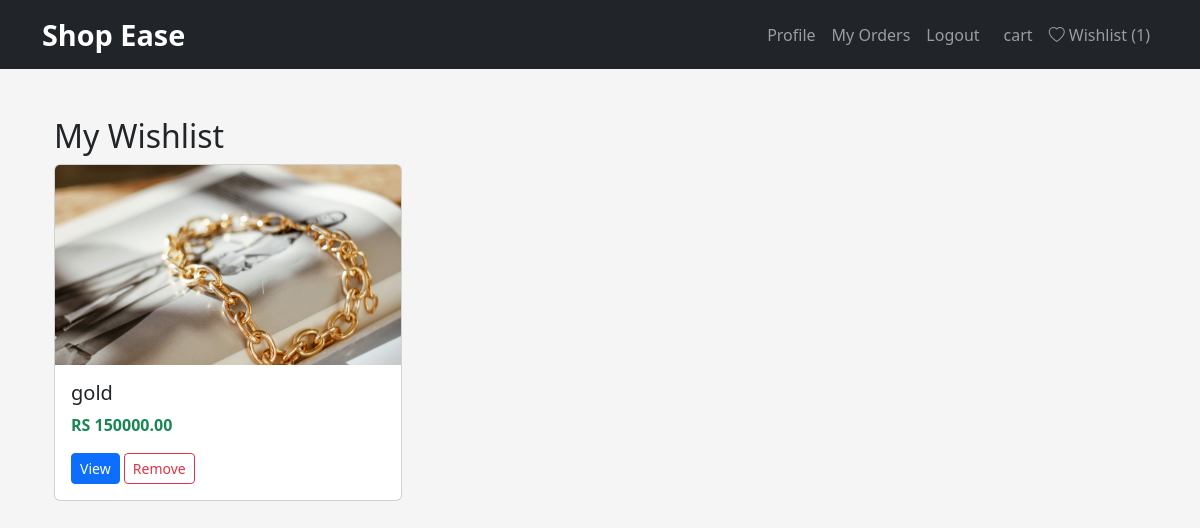
The app's page /wishlist/ (signed in), older data.
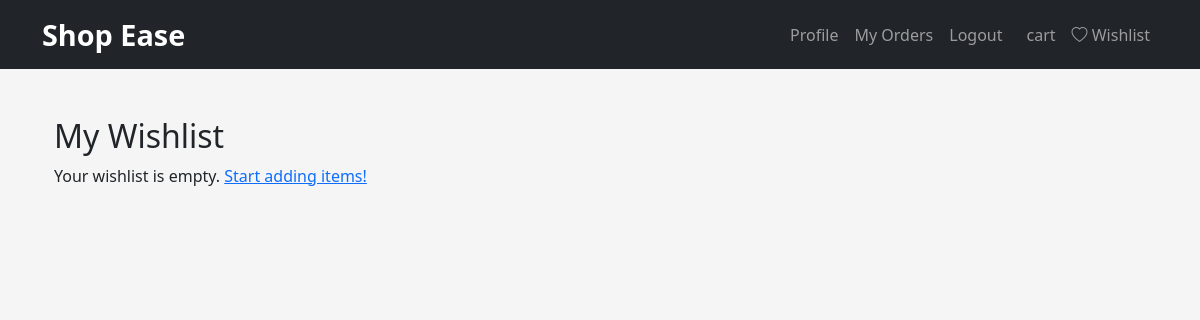
The same page, newer data.
### products/models.py (models this page shows, shortened)
class Wishlist(models.Model):
        user = models.ForeignKey(User, on_delete=models.CASCADE)
        product = models.ForeignKey('Product', on_delete=models.CASCADE)
        added_at = models.DateTimeField(auto_now_add=True)
        class Meta:
            unique_together = ('user', 'product')  # One per product

class Product(models.Model):
    MATERIAL_CHOICES = [
        ('gold', 'Gold'), ('silver', 'Silver'), ('handmade', 'Handmade'),
        ('gemstone', 'Gemstone'), ('pearl', 'Pearl'), ('other', 'Other')
    ]
    seller = models.ForeignKey(User, on_delete=models.CASCADE)
    title = models.CharField(max_length=200)
    description = models.TextField()
    price = models.DecimalField(max_digits=10, decimal_places=2)
    material = models.CharField(max_length=20, choices=MATERIAL_CHOICES)
    category = models.ForeignKey(Category, on_delete=models.CASCADE)
    image = models.ImageField(upload_to='products/')
    stock = models.PositiveIntegerField(default=1)
    created_at = models.DateTimeField(auto_now_add=True)

### products/views.py (the view)
# urls.py: path('wishlist/', views.wishlist_view, name='wishlist'),
def wishlist_view(request):
    if not request.user.is_authenticated:
        return redirect('accounts:login')
    items = Wishlist.objects.filter(user=request.user).select_related('product')
    return render(request, 'products/wishlist.html', {'wishlist_items': items})

### cart/context_processors.py (called while the page is built)
def cart(request):
    return {'cart': Cart(request)}

### products/context_processors.py (called while the page is built)
def wishlist_count(request):
    if request.user.is_authenticated:
        count = Wishlist.objects.filter(user=request.user).count()
    else:
        count = 0
    return {'wishlist_count': count}

### templates/products/wishlist.html
{% extends "base.html" %}
{% block content %}
<div class="container mt-5">
    <h2>My Wishlist</h2>
    {% if wishlist_items %}
        <div class="row">
            {% for item in wishlist_items %}
            <div class="col-md-4 mb-4">
                <div class="card h-100">
                    {% if item.product.image %}
                        <img src="{{ item.product.image.url }}" class="card-img-top" style="height:200px; object-fit:cover;">
                    {% endif %}
                    <div class="card-body d-flex flex-column">
                        <h5 class="card-title">{{ item.product.title }}</h5>
                        <p class="text-success fw-bold">RS {{ item.product.price }}</p>
                        <div class="mt-auto">
                            <a href="{% url 'products:product_detail' item.product.pk %}" class="btn btn-primary btn-sm">View</a>
                            <a href="{% url 'products:remove_from_wishlist' item.product.pk %}" class="btn btn-outline-danger btn-sm">Remove</a>
                        </div>
                    </div>
                </div>
            </div>
            {% endfor %}
        </div>
    {% else %}
        <p>Your wishlist is empty. <a href="{% url 'products:home' %}">Start adding items!</a></p>
    {% endif %}
</div>
{% endblock %}

Row changes from the older to the newer data that the page shows:
removed Wishlist: product.image (picture), product "gold", product.price "150000.00"
Text that changed along with them:
{{ wishlist_count }}: "1" → (not shown)
text now shown: "Your wishlist is empty. Start adding items!"
